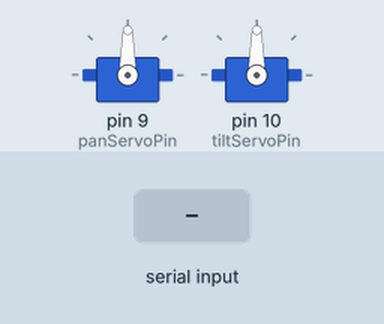
The sketch below on a simulated Arduino Uno, built with avr-gcc and run on an emulated ATmega328P. On the bench: 2 × servo. Inputs (shaded band) come from the test bench.

Above: at 1.2 s.
1.3 s: "90,45\n" received over Serial
At 2.5 s:
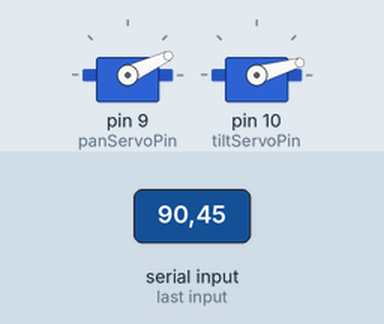
2.8 s: "30,150\n" received over Serial
At 3.7 s:
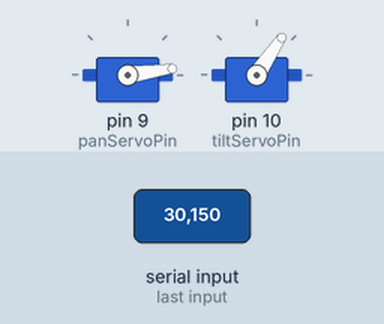
4.3 s: "1,90\n" received over Serial
At 4.8 s:
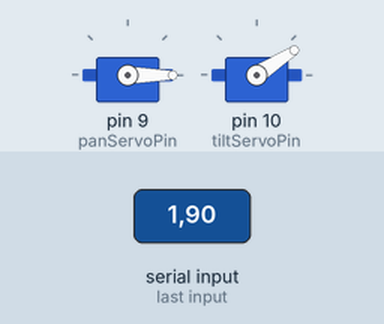
Timing chart, 0 to 7.3 s (numbered marks = the images above; inputs shaded):
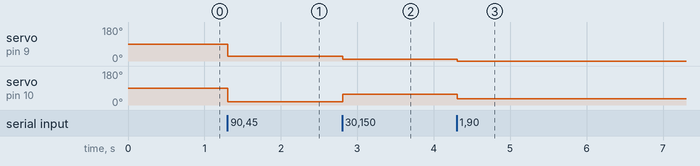

The sketch:

servo.ino
```cpp
#include <Servo.h>

// Define the servo pins
const int panServoPin = 9;  // Connect to the pan servo
const int tiltServoPin = 10; // Connect to the tilt servo

// Initialize the servos
Servo panServo;
Servo tiltServo;

void setup() {
  // Attach servos to their respective pins
  panServo.attach(panServoPin);
  tiltServo.attach(tiltServoPin);

  // Set initial servo positions (adjust as needed)
  panServo.write(90);  // Center position for pan
  tiltServo.write(90); // Center position for tilt

  // Initialize serial communication
  Serial.begin(9600);
}

void loop() {
  // Read data from Python (format: "x,y")
  if (Serial.available() > 0) {
    String data = Serial.readStringUntil('\n');
    int commaIndex = data.indexOf(',');
    if (commaIndex != -1) {
      int faceX = data.substring(0, commaIndex).toInt();
      int faceY = data.substring(commaIndex + 1).toInt();

      // Map face position to servo angles (adjust as needed)
      int panAngle = map(faceX, 0, 640, 0, 180); // Assuming 640x480 resolution
      int tiltAngle = map(faceY, 0, 480, 0, 180);

      // Move the servos
      panServo.write(panAngle);
      tiltServo.write(tiltAngle);
    }
  }
}
```

Measured:
- after the input at 1.3 s, servo on pin 9 (panServoPin): 90° → 25° at once; servo on pin 10 (tiltServoPin): 90° → 16° at once
- after the input at 2.8 s, servo on pin 9 (panServoPin): 25° → 8° at once; servo on pin 10 (tiltServoPin): 16° → 56° at once
- after the input at 4.3 s, servo on pin 9 (panServoPin): 8° → 0° at once; servo on pin 10 (tiltServoPin): 56° → 33° at once
